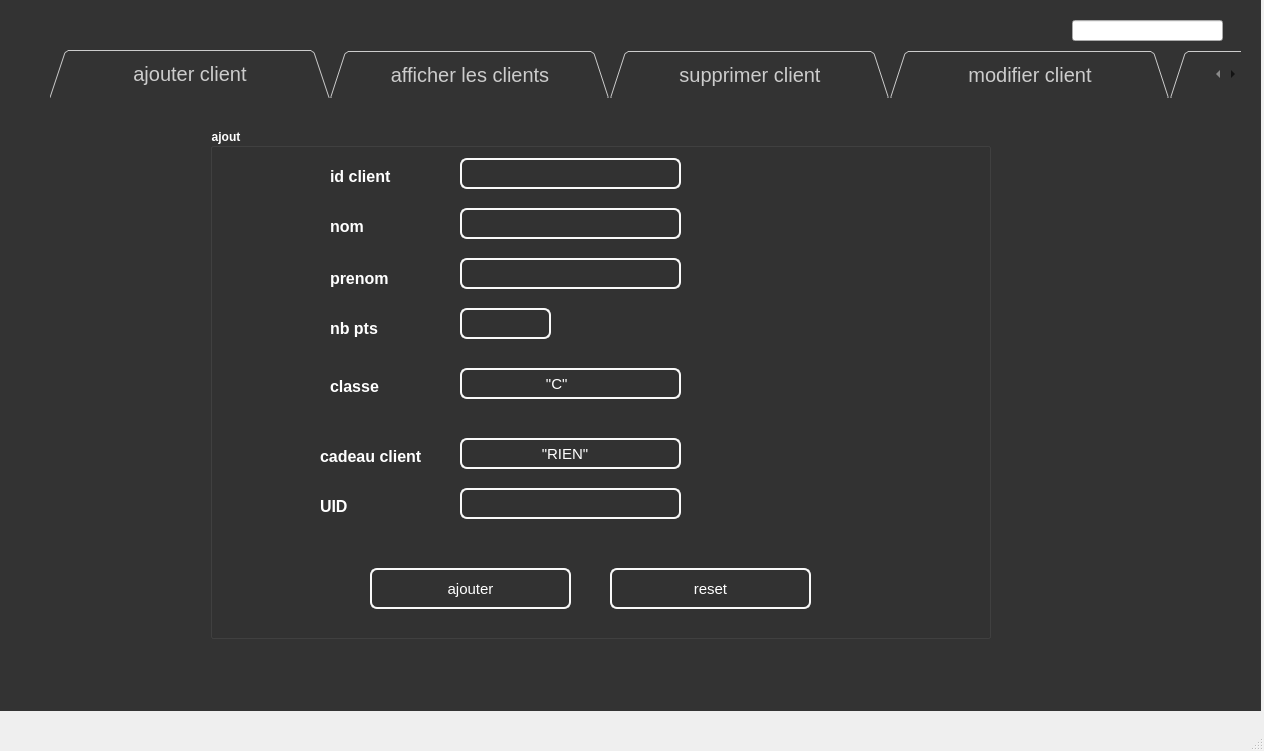
<?xml version="1.0" encoding="UTF-8"?>
<ui version="4.0">
 <class>MainWindow</class>
 <widget class="QMainWindow" name="MainWindow">
  <property name="geometry">
   <rect>
    <x>0</x>
    <y>0</y>
    <width>1264</width>
    <height>751</height>
   </rect>
  </property>
  <property name="windowTitle">
   <string>ajout_de_produit</string>
  </property>
  <widget class="QWidget" name="centralwidget">
   <widget class="QLabel" name="label_6">
    <property name="geometry">
     <rect>
      <x>0</x>
      <y>0</y>
      <width>1261</width>
      <height>711</height>
     </rect>
    </property>
    <property name="font">
     <font>
      <kerning>true</kerning>
     </font>
    </property>
    <property name="focusPolicy">
     <enum>Qt::StrongFocus</enum>
    </property>
    <property name="toolTip">
     <string/>
    </property>
    <property name="autoFillBackground">
     <bool>false</bool>
    </property>
    <property name="styleSheet">
     <string notr="true">QFrame 
{
background :#333;

}
/*background-image: url(&quot;Bureau/projet off/background.png&quot;);*/
</string>
    </property>
    <property name="text">
     <string/>
    </property>
    <property name="pixmap">
     <pixmap>../background.png</pixmap>
    </property>
    <property name="scaledContents">
     <bool>true</bool>
    </property>
   </widget>
   <widget class="QTabWidget" name="tabWidget">
    <property name="geometry">
     <rect>
      <x>50</x>
      <y>50</y>
      <width>1191</width>
      <height>641</height>
     </rect>
    </property>
    <property name="styleSheet">
     <string notr="true">QWidget{background:transparent} QTabWidget::pane{border: 1px;border-color:red;background-color: transparent;} 
QTabBar::tab {background-color: transparent;color: #ccc;width: 280px;height:48px;font-size:20px} 

QTabBar::tab:hover{
color: white;
background-color:#D81515;
border-width: 2px;
border-color: #000000;;
border-style: solid;

padding: 3px;
font-size: 25px;


}</string>
    </property>
    <property name="tabPosition">
     <enum>QTabWidget::North</enum>
    </property>
    <property name="tabShape">
     <enum>QTabWidget::Triangular</enum>
    </property>
    <property name="currentIndex">
     <number>0</number>
    </property>
    <property name="usesScrollButtons">
     <bool>true</bool>
    </property>
    <widget class="QWidget" name="ajouter">
     <attribute name="title">
      <string>ajouter client</string>
     </attribute>
     <widget class="QGroupBox" name="groupBox">
      <property name="geometry">
       <rect>
        <x>160</x>
        <y>30</y>
        <width>781</width>
        <height>511</height>
       </rect>
      </property>
      <property name="font">
       <font>
        <weight>75</weight>
        <bold>true</bold>
       </font>
      </property>
      <property name="styleSheet">
       <string notr="true">color: white;</string>
      </property>
      <property name="title">
       <string>ajout</string>
      </property>
      <widget class="QLabel" name="label_7">
       <property name="geometry">
        <rect>
         <x>120</x>
         <y>250</y>
         <width>91</width>
         <height>16</height>
        </rect>
       </property>
       <property name="font">
        <font>
         <pointsize>12</pointsize>
         <weight>75</weight>
         <bold>true</bold>
        </font>
       </property>
       <property name="styleSheet">
        <string notr="true">color: white;</string>
       </property>
       <property name="text">
        <string>classe</string>
       </property>
      </widget>
      <widget class="QLabel" name="label_5">
       <property name="geometry">
        <rect>
         <x>120</x>
         <y>190</y>
         <width>51</width>
         <height>21</height>
        </rect>
       </property>
       <property name="font">
        <font>
         <pointsize>12</pointsize>
         <weight>75</weight>
         <bold>true</bold>
        </font>
       </property>
       <property name="styleSheet">
        <string notr="true">color: white;</string>
       </property>
       <property name="text">
        <string>nb pts </string>
       </property>
      </widget>
      <widget class="QPushButton" name="reset">
       <property name="geometry">
        <rect>
         <x>400</x>
         <y>440</y>
         <width>201</width>
         <height>41</height>
        </rect>
       </property>
       <property name="styleSheet">
        <string notr="true">QPushButton{

color: white;
background-color:Transparent;;
border-width: 2px;
border-color: #F9F9F9;
border-style: solid;
border-radius: 7;
padding: 3px;
font-size: 15px;


}</string>
       </property>
       <property name="text">
        <string>reset</string>
       </property>
      </widget>
      <widget class="QLabel" name="label_2">
       <property name="geometry">
        <rect>
         <x>120</x>
         <y>90</y>
         <width>56</width>
         <height>16</height>
        </rect>
       </property>
       <property name="font">
        <font>
         <pointsize>12</pointsize>
         <weight>75</weight>
         <bold>true</bold>
        </font>
       </property>
       <property name="styleSheet">
        <string notr="true">color: white;</string>
       </property>
       <property name="text">
        <string>nom</string>
       </property>
      </widget>
      <widget class="QLineEdit" name="id">
       <property name="geometry">
        <rect>
         <x>250</x>
         <y>30</y>
         <width>221</width>
         <height>31</height>
        </rect>
       </property>
       <property name="styleSheet">
        <string notr="true">QLineEdit{
color: white;
background-color:Transparent;;
border-width: 2px;
border-color: #F9F9F9;
border-style: solid;
border-radius: 7;
padding: 3px;
font-size: 15px;

}
QLineEdit:focus
{border:2px solid #FBAD25;
}</string>
       </property>
      </widget>
      <widget class="QLineEdit" name="classe">
       <property name="geometry">
        <rect>
         <x>250</x>
         <y>240</y>
         <width>221</width>
         <height>31</height>
        </rect>
       </property>
       <property name="styleSheet">
        <string notr="true">QLineEdit{
color: white;
background-color:Transparent;;
border-width: 2px;
border-color: #F9F9F9;
border-style: solid;
border-radius: 7;
padding: 3px;
font-size: 15px;

}
QLineEdit:focus
{border:2px solid #FBAD25;
}</string>
       </property>
       <property name="text">
        <string>                   &quot;C&quot; </string>
       </property>
       <property name="readOnly">
        <bool>true</bool>
       </property>
      </widget>
      <widget class="QPushButton" name="pb_ajouter">
       <property name="geometry">
        <rect>
         <x>160</x>
         <y>440</y>
         <width>201</width>
         <height>41</height>
        </rect>
       </property>
       <property name="styleSheet">
        <string notr="true">QPushButton{

color: white;
background-color:Transparent;;
border-width: 2px;
border-color: #F9F9F9;
border-style: solid;
border-radius: 7;
padding: 3px;
font-size: 15px;


}
QPushButton:focus
{border:2px solid #FBAD25;
}</string>
       </property>
       <property name="text">
        <string>ajouter</string>
       </property>
      </widget>
      <widget class="QLineEdit" name="nom">
       <property name="geometry">
        <rect>
         <x>250</x>
         <y>80</y>
         <width>221</width>
         <height>31</height>
        </rect>
       </property>
       <property name="styleSheet">
        <string notr="true">QLineEdit{
color: white;
background-color:Transparent;;
border-width: 2px;
border-color: #F9F9F9;
border-style: solid;
border-radius: 7;
padding: 3px;
font-size: 15px;

}
QLineEdit:focus
{border:2px solid #FBAD25;
}</string>
       </property>
      </widget>
      <widget class="QLineEdit" name="prenom">
       <property name="geometry">
        <rect>
         <x>250</x>
         <y>130</y>
         <width>221</width>
         <height>31</height>
        </rect>
       </property>
       <property name="styleSheet">
        <string notr="true">QLineEdit{
color: white;
background-color:Transparent;;
border-width: 2px;
border-color: #F9F9F9;
border-style: solid;
border-radius: 7;
padding: 3px;
font-size: 15px;

}
QLineEdit:focus
{border:2px solid #FBAD25;
}</string>
       </property>
      </widget>
      <widget class="QLineEdit" name="cadeau_client">
       <property name="geometry">
        <rect>
         <x>250</x>
         <y>310</y>
         <width>221</width>
         <height>31</height>
        </rect>
       </property>
       <property name="styleSheet">
        <string notr="true">QLineEdit{
color: white;
background-color:Transparent;;
border-width: 2px;
border-color: #F9F9F9;
border-style: solid;
border-radius: 7;
padding: 3px;
font-size: 15px;

}
QLineEdit:focus
{border:2px solid #FBAD25;
}</string>
       </property>
       <property name="text">
        <string>                  &quot;RIEN&quot;</string>
       </property>
       <property name="readOnly">
        <bool>true</bool>
       </property>
      </widget>
      <widget class="QLabel" name="label">
       <property name="geometry">
        <rect>
         <x>120</x>
         <y>40</y>
         <width>101</width>
         <height>16</height>
        </rect>
       </property>
       <property name="font">
        <font>
         <pointsize>12</pointsize>
         <weight>75</weight>
         <bold>true</bold>
        </font>
       </property>
       <property name="styleSheet">
        <string notr="true">color: white;</string>
       </property>
       <property name="text">
        <string>id client</string>
       </property>
      </widget>
      <widget class="QLabel" name="label_8">
       <property name="geometry">
        <rect>
         <x>110</x>
         <y>320</y>
         <width>131</width>
         <height>16</height>
        </rect>
       </property>
       <property name="font">
        <font>
         <pointsize>12</pointsize>
         <weight>75</weight>
         <italic>false</italic>
         <bold>true</bold>
        </font>
       </property>
       <property name="styleSheet">
        <string notr="true">color: white;</string>
       </property>
       <property name="text">
        <string>cadeau client</string>
       </property>
      </widget>
      <widget class="QLabel" name="label_4">
       <property name="geometry">
        <rect>
         <x>120</x>
         <y>140</y>
         <width>81</width>
         <height>20</height>
        </rect>
       </property>
       <property name="font">
        <font>
         <pointsize>12</pointsize>
         <weight>75</weight>
         <bold>true</bold>
        </font>
       </property>
       <property name="styleSheet">
        <string notr="true">color: white;</string>
       </property>
       <property name="text">
        <string>prenom</string>
       </property>
      </widget>
      <widget class="QLineEdit" name="nbpts">
       <property name="geometry">
        <rect>
         <x>250</x>
         <y>180</y>
         <width>91</width>
         <height>31</height>
        </rect>
       </property>
       <property name="styleSheet">
        <string notr="true">QLineEdit{
color: white;
background-color:Transparent;;
border-width: 2px;
border-color: #F9F9F9;
border-style: solid;
border-radius: 7;
padding: 3px;
font-size: 15px;

}
QLineEdit:focus
{border:2px solid #FBAD25;
}</string>
       </property>
       <property name="text">
        <string/>
       </property>
      </widget>
      <widget class="QLabel" name="label_16">
       <property name="geometry">
        <rect>
         <x>110</x>
         <y>370</y>
         <width>131</width>
         <height>16</height>
        </rect>
       </property>
       <property name="font">
        <font>
         <pointsize>12</pointsize>
         <weight>75</weight>
         <italic>false</italic>
         <bold>true</bold>
        </font>
       </property>
       <property name="styleSheet">
        <string notr="true">color: white;</string>
       </property>
       <property name="text">
        <string>UID</string>
       </property>
      </widget>
      <widget class="QLineEdit" name="UID">
       <property name="geometry">
        <rect>
         <x>250</x>
         <y>360</y>
         <width>221</width>
         <height>31</height>
        </rect>
       </property>
       <property name="styleSheet">
        <string notr="true">QLineEdit{
color: white;
background-color:Transparent;;
border-width: 2px;
border-color: #F9F9F9;
border-style: solid;
border-radius: 7;
padding: 3px;
font-size: 15px;

}
QLineEdit:focus
{border:2px solid #FBAD25;
}</string>
       </property>
       <property name="text">
        <string/>
       </property>
       <property name="readOnly">
        <bool>false</bool>
       </property>
      </widget>
     </widget>
    </widget>
    <widget class="QWidget" name="afficher">
     <attribute name="title">
      <string>afficher les clients</string>
     </attribute>
     <widget class="QTableView" name="tab_client">
      <property name="geometry">
       <rect>
        <x>40</x>
        <y>40</y>
        <width>691</width>
        <height>371</height>
       </rect>
      </property>
      <property name="styleSheet">
       <string notr="true">QWidget {
    background-color: #333333;
    color: #fffff8;
}

QHeaderView::section {
    background-color: #646464;
    padding: 4px;
    border: 1px solid #fffff8;
    font-size: 14pt;
}

QTableWidget {
    gridline-color: #fffff8;
    font-size: 12pt;
}

QTableWidget QTableCornerButton::section {
    background-color: #646464;
    border: 1px solid #fffff8;
}</string>
      </property>
     </widget>
     <widget class="QPushButton" name="pb_client_dumois">
      <property name="geometry">
       <rect>
        <x>830</x>
        <y>240</y>
        <width>321</width>
        <height>41</height>
       </rect>
      </property>
      <property name="styleSheet">
       <string notr="true">QPushButton{

color: white;
background-color:Transparent;;
border-width: 2px;
border-color: #F9F9F9;
border-style: solid;
border-radius: 7;
padding: 3px;
font-size: 15px;


}
QPushButton:focus
{border:2px solid #FBAD25;
}</string>
      </property>
      <property name="text">
       <string>client du mois</string>
      </property>
     </widget>
     <widget class="QPushButton" name="pb_historique_client">
      <property name="geometry">
       <rect>
        <x>830</x>
        <y>300</y>
        <width>321</width>
        <height>41</height>
       </rect>
      </property>
      <property name="styleSheet">
       <string notr="true">QPushButton{

color: white;
background-color:Transparent;;
border-width: 2px;
border-color: #F9F9F9;
border-style: solid;
border-radius: 7;
padding: 3px;
font-size: 15px;


}
QPushButton:focus
{border:2px solid #FBAD25;
}</string>
      </property>
      <property name="text">
       <string>historique client</string>
      </property>
     </widget>
     <widget class="QLineEdit" name="id_barre">
      <property name="geometry">
       <rect>
        <x>830</x>
        <y>80</y>
        <width>241</width>
        <height>31</height>
       </rect>
      </property>
      <property name="styleSheet">
       <string notr="true">QLineEdit{
color: white;
background-color:Transparent;;
border-width: 2px;
border-color: #F9F9F9;
border-style: solid;
border-radius: 7;
padding: 3px;
font-size: 15px;

}
QLineEdit:focus
{border:2px solid #FBAD25;
}</string>
      </property>
     </widget>
     <widget class="QRadioButton" name="radio_nom">
      <property name="geometry">
       <rect>
        <x>1000</x>
        <y>140</y>
        <width>83</width>
        <height>18</height>
       </rect>
      </property>
      <property name="font">
       <font>
        <pointsize>12</pointsize>
        <weight>75</weight>
        <bold>true</bold>
       </font>
      </property>
      <property name="styleSheet">
       <string notr="true">color: white;</string>
      </property>
      <property name="text">
       <string>nom</string>
      </property>
     </widget>
     <widget class="QRadioButton" name="radio_prenom">
      <property name="geometry">
       <rect>
        <x>1000</x>
        <y>170</y>
        <width>83</width>
        <height>18</height>
       </rect>
      </property>
      <property name="font">
       <font>
        <pointsize>12</pointsize>
        <weight>75</weight>
        <bold>true</bold>
       </font>
      </property>
      <property name="styleSheet">
       <string notr="true">color: white;</string>
      </property>
      <property name="text">
       <string>prenom</string>
      </property>
     </widget>
     <widget class="QRadioButton" name="radio_nb_pts">
      <property name="geometry">
       <rect>
        <x>1000</x>
        <y>200</y>
        <width>83</width>
        <height>18</height>
       </rect>
      </property>
      <property name="font">
       <font>
        <pointsize>12</pointsize>
        <weight>75</weight>
        <bold>true</bold>
       </font>
      </property>
      <property name="styleSheet">
       <string notr="true">color: white;</string>
      </property>
      <property name="text">
       <string>nb pts</string>
      </property>
     </widget>
     <widget class="QPushButton" name="pb_chercher_aff">
      <property name="geometry">
       <rect>
        <x>1090</x>
        <y>80</y>
        <width>91</width>
        <height>31</height>
       </rect>
      </property>
      <property name="styleSheet">
       <string notr="true">QPushButton{

color: white;
background-color:Transparent;;
border-width: 2px;
border-color: #F9F9F9;
border-style: solid;
border-radius: 7;
padding: 3px;
font-size: 15px;


}
QPushButton:focus
{border:2px solid #FBAD25;
}</string>
      </property>
      <property name="text">
       <string>chercher</string>
      </property>
     </widget>
     <widget class="QLabel" name="label_15">
      <property name="geometry">
       <rect>
        <x>870</x>
        <y>140</y>
        <width>91</width>
        <height>16</height>
       </rect>
      </property>
      <property name="font">
       <font>
        <pointsize>12</pointsize>
        <weight>75</weight>
        <bold>true</bold>
       </font>
      </property>
      <property name="styleSheet">
       <string notr="true">color: white;</string>
      </property>
      <property name="text">
       <string>trier selon</string>
      </property>
     </widget>
     <widget class="QPushButton" name="exporter">
      <property name="geometry">
       <rect>
        <x>220</x>
        <y>470</y>
        <width>431</width>
        <height>61</height>
       </rect>
      </property>
      <property name="styleSheet">
       <string notr="true">QPushButton{

color: white;
background-color:Transparent;;
border-width: 2px;
border-color: #F9F9F9;
border-style: solid;
border-radius: 7;
padding: 3px;
font-size: 15px;


}
QPushButton:focus
{border:2px solid #FBAD25;
}</string>
      </property>
      <property name="text">
       <string>exporter</string>
      </property>
     </widget>
     <widget class="QTextBrowser" name="textBrowser">
      <property name="geometry">
       <rect>
        <x>855</x>
        <y>350</y>
        <width>281</width>
        <height>192</height>
       </rect>
      </property>
      <property name="styleSheet">
       <string notr="true">color :white; </string>
      </property>
     </widget>
    </widget>
    <widget class="QWidget" name="supprimer">
     <attribute name="title">
      <string>supprimer client</string>
     </attribute>
     <widget class="QGroupBox" name="groupBox_suppression">
      <property name="geometry">
       <rect>
        <x>370</x>
        <y>100</y>
        <width>421</width>
        <height>251</height>
       </rect>
      </property>
      <property name="font">
       <font>
        <weight>75</weight>
        <bold>true</bold>
       </font>
      </property>
      <property name="styleSheet">
       <string notr="true">color: white;</string>
      </property>
      <property name="title">
       <string>suppression</string>
      </property>
      <widget class="QLabel" name="label_3">
       <property name="geometry">
        <rect>
         <x>40</x>
         <y>60</y>
         <width>141</width>
         <height>20</height>
        </rect>
       </property>
       <property name="font">
        <font>
         <pointsize>12</pointsize>
         <weight>75</weight>
         <bold>true</bold>
        </font>
       </property>
       <property name="styleSheet">
        <string notr="true">color: white;</string>
       </property>
       <property name="text">
        <string>id client :</string>
       </property>
      </widget>
      <widget class="QLineEdit" name="id_supp">
       <property name="geometry">
        <rect>
         <x>190</x>
         <y>50</y>
         <width>161</width>
         <height>31</height>
        </rect>
       </property>
       <property name="styleSheet">
        <string notr="true">QLineEdit{
color: white;
background-color:Transparent;;
border-width: 2px;
border-color: #F9F9F9;
border-style: solid;
border-radius: 7;
padding: 3px;
font-size: 15px;

}
QLineEdit:focus
{border:2px solid #FBAD25;
}</string>
       </property>
      </widget>
      <widget class="QPushButton" name="pb_supprimer">
       <property name="geometry">
        <rect>
         <x>170</x>
         <y>160</y>
         <width>81</width>
         <height>41</height>
        </rect>
       </property>
       <property name="styleSheet">
        <string notr="true">QPushButton{

color: white;
background-color:Transparent;;
border-width: 2px;
border-color: #F9F9F9;
border-style: solid;
border-radius: 7;
padding: 3px;
font-size: 15px;


}
QPushButton:focus
{border:2px solid #FBAD25;
}</string>
       </property>
       <property name="text">
        <string>supprimer</string>
       </property>
      </widget>
     </widget>
    </widget>
    <widget class="QWidget" name="modifier">
     <attribute name="title">
      <string>modifier client</string>
     </attribute>
     <widget class="QGroupBox" name="groupBox_2">
      <property name="geometry">
       <rect>
        <x>40</x>
        <y>30</y>
        <width>751</width>
        <height>441</height>
       </rect>
      </property>
      <property name="font">
       <font>
        <weight>75</weight>
        <bold>true</bold>
       </font>
      </property>
      <property name="styleSheet">
       <string notr="true">color: white;</string>
      </property>
      <property name="title">
       <string>modifier</string>
      </property>
      <widget class="QLabel" name="label_9">
       <property name="geometry">
        <rect>
         <x>120</x>
         <y>250</y>
         <width>91</width>
         <height>16</height>
        </rect>
       </property>
       <property name="font">
        <font>
         <pointsize>12</pointsize>
         <weight>75</weight>
         <bold>true</bold>
        </font>
       </property>
       <property name="styleSheet">
        <string notr="true">color: white;</string>
       </property>
       <property name="text">
        <string>type client</string>
       </property>
      </widget>
      <widget class="QLabel" name="label_10">
       <property name="geometry">
        <rect>
         <x>120</x>
         <y>190</y>
         <width>51</width>
         <height>16</height>
        </rect>
       </property>
       <property name="font">
        <font>
         <pointsize>12</pointsize>
         <weight>75</weight>
         <bold>true</bold>
        </font>
       </property>
       <property name="styleSheet">
        <string notr="true">color: white;</string>
       </property>
       <property name="text">
        <string>nb pts </string>
       </property>
      </widget>
      <widget class="QPushButton" name="reset_2">
       <property name="geometry">
        <rect>
         <x>400</x>
         <y>390</y>
         <width>201</width>
         <height>41</height>
        </rect>
       </property>
       <property name="styleSheet">
        <string notr="true">QPushButton{

color: white;
background-color:Transparent;;
border-width: 2px;
border-color: #F9F9F9;
border-style: solid;
border-radius: 7;
padding: 3px;
font-size: 15px;


}</string>
       </property>
       <property name="text">
        <string>reset</string>
       </property>
      </widget>
      <widget class="QLabel" name="label_11">
       <property name="geometry">
        <rect>
         <x>120</x>
         <y>90</y>
         <width>56</width>
         <height>16</height>
        </rect>
       </property>
       <property name="font">
        <font>
         <pointsize>12</pointsize>
         <weight>75</weight>
         <bold>true</bold>
        </font>
       </property>
       <property name="styleSheet">
        <string notr="true">color: white;</string>
       </property>
       <property name="text">
        <string>nom</string>
       </property>
      </widget>
      <widget class="QLineEdit" name="id_client">
       <property name="geometry">
        <rect>
         <x>250</x>
         <y>30</y>
         <width>221</width>
         <height>31</height>
        </rect>
       </property>
       <property name="styleSheet">
        <string notr="true">QLineEdit{
color: white;
background-color:Transparent;;
border-width: 2px;
border-color: #F9F9F9;
border-style: solid;
border-radius: 7;
padding: 3px;
font-size: 15px;

}
QLineEdit:focus
{border:2px solid #FBAD25;
}</string>
       </property>
       <property name="readOnly">
        <bool>true</bool>
       </property>
      </widget>
      <widget class="QLineEdit" name="id_classe">
       <property name="geometry">
        <rect>
         <x>250</x>
         <y>240</y>
         <width>221</width>
         <height>31</height>
        </rect>
       </property>
       <property name="styleSheet">
        <string notr="true">QLineEdit{
color: white;
background-color:Transparent;;
border-width: 2px;
border-color: #F9F9F9;
border-style: solid;
border-radius: 7;
padding: 3px;
font-size: 15px;

}
QLineEdit:focus
{border:2px solid #FBAD25;
}</string>
       </property>
      </widget>
      <widget class="QPushButton" name="pb_modifier">
       <property name="geometry">
        <rect>
         <x>160</x>
         <y>390</y>
         <width>201</width>
         <height>41</height>
        </rect>
       </property>
       <property name="styleSheet">
        <string notr="true">QPushButton{

color: white;
background-color:Transparent;;
border-width: 2px;
border-color: #F9F9F9;
border-style: solid;
border-radius: 7;
padding: 3px;
font-size: 15px;


}
QPushButton:focus
{border:2px solid #FBAD25;
}</string>
       </property>
       <property name="text">
        <string>modifier</string>
       </property>
      </widget>
      <widget class="QLineEdit" name="id_nom">
       <property name="geometry">
        <rect>
         <x>250</x>
         <y>80</y>
         <width>221</width>
         <height>31</height>
        </rect>
       </property>
       <property name="styleSheet">
        <string notr="true">QLineEdit{
color: white;
background-color:Transparent;;
border-width: 2px;
border-color: #F9F9F9;
border-style: solid;
border-radius: 7;
padding: 3px;
font-size: 15px;

}
QLineEdit:focus
{border:2px solid #FBAD25;
}</string>
       </property>
      </widget>
      <widget class="QLineEdit" name="id_prenom">
       <property name="geometry">
        <rect>
         <x>250</x>
         <y>130</y>
         <width>221</width>
         <height>31</height>
        </rect>
       </property>
       <property name="styleSheet">
        <string notr="true">QLineEdit{
color: white;
background-color:Transparent;;
border-width: 2px;
border-color: #F9F9F9;
border-style: solid;
border-radius: 7;
padding: 3px;
font-size: 15px;

}
QLineEdit:focus
{border:2px solid #FBAD25;
}</string>
       </property>
      </widget>
      <widget class="QLineEdit" name="id_cadeau">
       <property name="geometry">
        <rect>
         <x>250</x>
         <y>310</y>
         <width>221</width>
         <height>31</height>
        </rect>
       </property>
       <property name="styleSheet">
        <string notr="true">QLineEdit{
color: white;
background-color:Transparent;;
border-width: 2px;
border-color: #F9F9F9;
border-style: solid;
border-radius: 7;
padding: 3px;
font-size: 15px;

}
QLineEdit:focus
{border:2px solid #FBAD25;
}</string>
       </property>
      </widget>
      <widget class="QLabel" name="label_12">
       <property name="geometry">
        <rect>
         <x>120</x>
         <y>40</y>
         <width>101</width>
         <height>16</height>
        </rect>
       </property>
       <property name="font">
        <font>
         <pointsize>12</pointsize>
         <weight>75</weight>
         <bold>true</bold>
        </font>
       </property>
       <property name="styleSheet">
        <string notr="true">color: white;</string>
       </property>
       <property name="text">
        <string>id client</string>
       </property>
      </widget>
      <widget class="QLabel" name="label_13">
       <property name="geometry">
        <rect>
         <x>110</x>
         <y>320</y>
         <width>131</width>
         <height>16</height>
        </rect>
       </property>
       <property name="font">
        <font>
         <pointsize>12</pointsize>
         <weight>75</weight>
         <italic>false</italic>
         <bold>true</bold>
        </font>
       </property>
       <property name="styleSheet">
        <string notr="true">color: white;</string>
       </property>
       <property name="text">
        <string>cadeau client</string>
       </property>
      </widget>
      <widget class="QLabel" name="label_14">
       <property name="geometry">
        <rect>
         <x>120</x>
         <y>140</y>
         <width>81</width>
         <height>20</height>
        </rect>
       </property>
       <property name="font">
        <font>
         <pointsize>12</pointsize>
         <weight>75</weight>
         <bold>true</bold>
        </font>
       </property>
       <property name="styleSheet">
        <string notr="true">color: white;</string>
       </property>
       <property name="text">
        <string>prenom</string>
       </property>
      </widget>
      <widget class="QLineEdit" name="id_nbpts">
       <property name="geometry">
        <rect>
         <x>250</x>
         <y>180</y>
         <width>51</width>
         <height>31</height>
        </rect>
       </property>
       <property name="styleSheet">
        <string notr="true">QLineEdit{
color: white;
background-color:Transparent;;
border-width: 2px;
border-color: #F9F9F9;
border-style: solid;
border-radius: 7;
padding: 3px;
font-size: 15px;

}
QLineEdit:focus
{border:2px solid #FBAD25;
}</string>
       </property>
      </widget>
     </widget>
     <widget class="QLineEdit" name="id_chercher">
      <property name="geometry">
       <rect>
        <x>840</x>
        <y>80</y>
        <width>261</width>
        <height>31</height>
       </rect>
      </property>
      <property name="styleSheet">
       <string notr="true">QLineEdit{
color: white;
background-color:Transparent;;
border-width: 2px;
border-color: #F9F9F9;
border-style: solid;
border-radius: 7;
padding: 3px;
font-size: 15px;

}
QLineEdit:focus
{border:2px solid #FBAD25;
}</string>
      </property>
     </widget>
     <widget class="QPushButton" name="pb_chercher_client">
      <property name="geometry">
       <rect>
        <x>1120</x>
        <y>80</y>
        <width>71</width>
        <height>31</height>
       </rect>
      </property>
      <property name="styleSheet">
       <string notr="true">QPushButton{

color: white;
background-color:Transparent;;
border-width: 2px;
border-color: #F9F9F9;
border-style: solid;
border-radius: 7;
padding: 3px;
font-size: 15px;


}
QPushButton:focus
{border:2px solid #FBAD25;
}</string>
      </property>
      <property name="text">
       <string>chercher</string>
      </property>
     </widget>
    </widget>
    <widget class="QWidget" name="tab">
     <attribute name="title">
      <string>statistiques</string>
     </attribute>
     <widget class="QCustomPlot" name="plot" native="true">
      <property name="geometry">
       <rect>
        <x>279</x>
        <y>130</y>
        <width>761</width>
        <height>351</height>
       </rect>
      </property>
     </widget>
    </widget>
   </widget>
   <widget class="QLineEdit" name="time">
    <property name="geometry">
     <rect>
      <x>1072</x>
      <y>20</y>
      <width>151</width>
      <height>21</height>
     </rect>
    </property>
   </widget>
  </widget>
  <widget class="QMenuBar" name="menubar">
   <property name="geometry">
    <rect>
     <x>0</x>
     <y>0</y>
     <width>1264</width>
     <height>22</height>
    </rect>
   </property>
  </widget>
  <widget class="QStatusBar" name="statusbar"/>
 </widget>
 <customwidgets>
  <customwidget>
   <class>QCustomPlot</class>
   <extends>QWidget</extends>
   <header>qcustomplot.h</header>
   <container>1</container>
  </customwidget>
 </customwidgets>
 <resources/>
 <connections/>
</ui>
